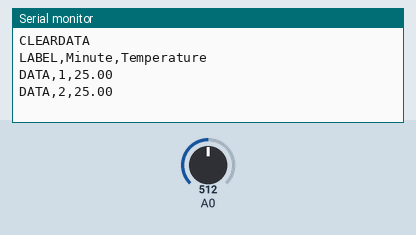
A sketch run on a simulated Arduino Uno, built with avr-gcc and run on an emulated ATmega328P. Parts: the last lines printed to the serial monitor. The test bench sets the inputs (shaded band); at power-on: A0 = 512.

Above: at 1.8 s.
1.9 s: A0 set to 716
At 2.8 s:
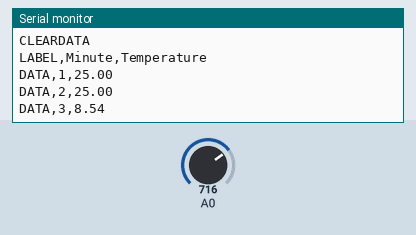
3.4 s: A0 set to 900
At 4.8 s:
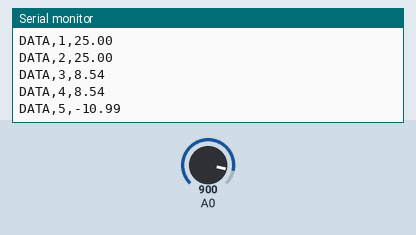
Timing chart, 0 to 6.4 s (numbered marks = the images above; inputs shaded):
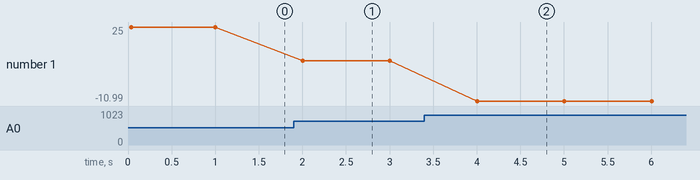

Measured:
- after the input at 1.9 s, the serial monitor: prints a new line after 0.10 s (image 1)
- after the input at 3.4 s, the serial monitor: prints a new line after 0.60 s (image 2)
- plotted number 1: 25 → 8.54 after the input at 1.9 s, 8.54 → -10.99 after the input at 3.4 s

The sketch:

lab09_sketch.ino
```cpp
#include <math.h>
int minute = 1;
// Параметр конкретного типа термистора (из datasheet):
#define TERMIST_B 4300
#define VIN 5.0
void setup()
{
 // мы хотим передавать информацию на компьютер через USB, а
 // точнее через последовательный (англ. serial) порт.
 // Для этого необходимо начать (англ. begin) передачу, указав
 // скорость. 9600 бит в секунду — традиционная скорость.
 // Функция «begin» не является глобальной, она принадлежит
 // объекту с именем «Serial». Объекты — это «продвинутые»
 // переменные, которые обладают собственными функциями,
 // к которым обращаются через символ точки.
 Serial.begin(9600);
  Serial.println("CLEARDATA");
 // передаём заголовок нашей таблицы в текстовом виде, иначе
 // говоря печатаем строку (англ. print line). Символы «\t» —
 // это специальная последовательность, которая заменяется на
 // знак табуляции (англ. tab): 8-кратный выровненный пробел
 Serial.println("LABEL,Minute,Temperature");
}
void loop()
{
 // вычисляем температуру в °С с помощью магической формулы.
 // Используем при этом не целые числа, а вещественные. Их ещё
 // называют числами с плавающей (англ. float) точкой. В
 // выражениях с вещественными числами обязательно нужно явно
 // указывать дробную часть у всех констант. Иначе дробная
 // часть результата будет отброшена
 float voltage = analogRead(A0) * VIN / 1024.0;
 float r1 = voltage / (VIN - voltage);
 float temperature = 1./( 1./(TERMIST_B)*log(r1)+1./(25. + 273.) ) - 273;
 // печатаем текущую минуту и температуру, разделяя их табом.
 // println переводит курсор на новую строку, а print — нет
 Serial.print("DATA,");
 Serial.print(minute);
 Serial.print(",");
 Serial.println(temperature);
 delay(1000); // засыпаем на минуту
 ++minute; // увеличиваем значение минуты на 1
 // откройте окно Serial Monitor в среде Arduino, оставьте на
 // сутки, скопируйте данные в Excel, чтобы построить графики
}
```
